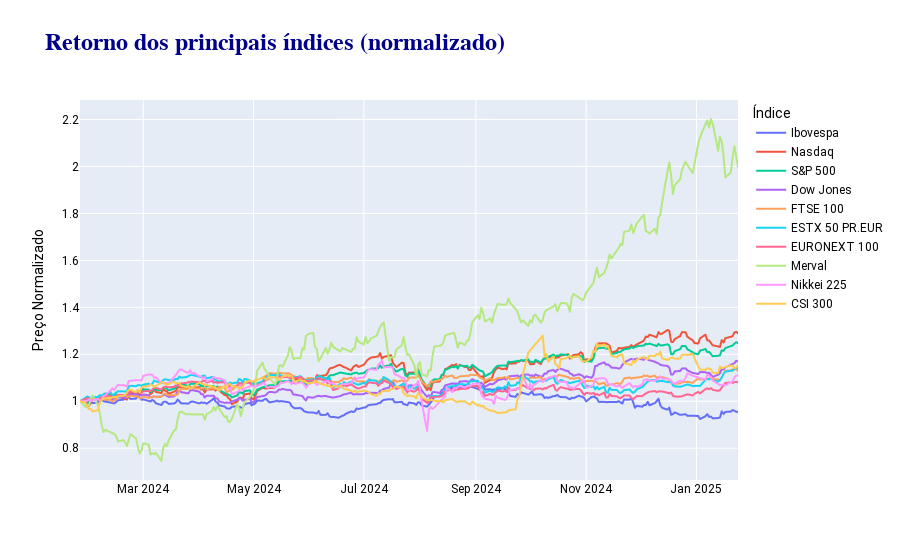

Notebook code for this chart:
### Markdown cell above
### Utilizando o plotly express

Como muitos dos índices acabam tendo um retorno próximos e as linhas ficam sobrepostas durante boa parte do período, uma opção interessante para lidarmos com essa situação é utilizar o plotly express. Com ele temos um gráfico dinâmico onde podemos tanto passar o mouse e visualizar os detalhes para aquela data e ticker que estamos com selecionando com o mouse, como também podemos selecionar quais tickers irão aparecer no gráfico com apenas um clique diretamente na legenda. 

Além disso, podemos também selecionar períodos diretamente no gráfico para analisarmos com mais detalhes.

Para isso, iremos utilizar a função **plotly_plot()** da biblioteca **plot**, que ira retornar o gráfico já estilizado. 

* 1\. Rodamos a função plotly_plot passando com os parametros:
    * 1.1\. O dataframe
    * 1.2\. A coluna Date para o eixo **x**
    * 1.3\. A coluna Normalizado para o eixo **y**
    * 1.4\. A coluna Índice para o **color**
    * 1.5\. A variável title para o título do gráfico
    * 1.6\. A variável ytitle para o título do eixo **y**
* 2\. Podemos mudar os valores das variávels **title** e **ytitle** de acordo com o que acharmos mais conveniente.

Caso queira mudar alguma outra propriedade do gráfico, ajustar diretamente dentro da função **plotly_plot** localizada no arquivo **plot.py** de acordo com suas preferências.

### Code cell
title='<b>Retorno dos principais índices (normalizado)</b>'
ytitle='Preço Normalizado'

pp(year_prices, x='Date', y='Normalizado', color='Índice', title=title, ytitle=ytitle)

### Figure 1 — Plotly figure (JSON) as saved in the notebook; plotly's stock layout.template omitted (floating-point values rounded to 4 significant figures; data arrays with more than 128 entries replaced by an {"elided": "..."} marker saying what was removed)
{"data": [{"hovertemplate": "Índice=Ibovespa<br>Date=%{x}<br>Normalizado=%{y}<extra></extra>", "legendgroup": "Ibovespa", "line": {"color": "#636efa", "dash": "solid"}, "marker": {"symbol": "circle"}, "mode": "lines", "name": "Ibovespa", "showlegend": true, "type": "scattergl", "x": {"elided": "250 str values"}, "xaxis": "x", "y": {"elided": "250 float values"}, "yaxis": "y"}, {"hovertemplate": "Índice=Nasdaq<br>Date=%{x}<br>Normalizado=%{y}<extra></extra>", "legendgroup": "Nasdaq", "line": {"color": "#EF553B", "dash": "solid"}, "marker": {"symbol": "circle"}, "mode": "lines", "name": "Nasdaq", "showlegend": true, "type": "scattergl", "x": {"elided": "250 str values"}, "xaxis": "x", "y": {"elided": "250 float values"}, "yaxis": "y"}, {"hovertemplate": "Índice=S&P 500<br>Date=%{x}<br>Normalizado=%{y}<extra></extra>", "legendgroup": "S&P 500", "line": {"color": "#00cc96", "dash": "solid"}, "marker": {"symbol": "circle"}, "mode": "lines", "name": "S&P 500", "showlegend": true, "type": "scattergl", "x": {"elided": "250 str values"}, "xaxis": "x", "y": {"elided": "250 float values"}, "yaxis": "y"}, {"hovertemplate": "Índice=Dow Jones<br>Date=%{x}<br>Normalizado=%{y}<extra></extra>", "legendgroup": "Dow Jones", "line": {"color": "#ab63fa", "dash": "solid"}, "marker": {"symbol": "circle"}, "mode": "lines", "name": "Dow Jones", "showlegend": true, "type": "scattergl", "x": {"elided": "250 str values"}, "xaxis": "x", "y": {"elided": "250 float values"}, "yaxis": "y"}, {"hovertemplate": "Índice=FTSE 100<br>Date=%{x}<br>Normalizado=%{y}<extra></extra>", "legendgroup": "FTSE 100", "line": {"color": "#FFA15A", "dash": "solid"}, "marker": {"symbol": "circle"}, "mode": "lines", "name": "FTSE 100", "showlegend": true, "type": "scattergl", "x": {"elided": "253 str values"}, "xaxis": "x", "y": {"elided": "253 float values"}, "yaxis": "y"}, {"hovertemplate": "Índice=ESTX 50 PR.EUR<br>Date=%{x}<br>Normalizado=%{y}<extra></extra>", "legendgroup": "ESTX 50 PR.EUR", "line": {"color": "#19d3f3", "dash": "solid"}, "marker": {"symbol": "circle"}, "mode": "lines", "name": "ESTX 50 PR.EUR", "showlegend": true, "type": "scattergl", "x": {"elided": "249 str values"}, "xaxis": "x", "y": {"elided": "249 float values"}, "yaxis": "y"}, {"hovertemplate": "Índice=EURONEXT 100<br>Date=%{x}<br>Normalizado=%{y}<extra></extra>", "legendgroup": "EURONEXT 100", "line": {"color": "#FF6692", "dash": "solid"}, "marker": {"symbol": "circle"}, "mode": "lines", "name": "EURONEXT 100", "showlegend": true, "type": "scattergl", "x": {"elided": "255 str values"}, "xaxis": "x", "y": {"elided": "255 float values"}, "yaxis": "y"}, {"hovertemplate": "Índice=Merval<br>Date=%{x}<br>Normalizado=%{y}<extra></extra>", "legendgroup": "Merval", "line": {"color": "#B6E880", "dash": "solid"}, "marker": {"symbol": "circle"}, "mode": "lines", "name": "Merval", "showlegend": true, "type": "scattergl", "x": {"elided": "245 str values"}, "xaxis": "x", "y": {"elided": "245 float values"}, "yaxis": "y"}, {"hovertemplate": "Índice=Nikkei 225<br>Date=%{x}<br>Normalizado=%{y}<extra></extra>", "legendgroup": "Nikkei 225", "line": {"color": "#FF97FF", "dash": "solid"}, "marker": {"symbol": "circle"}, "mode": "lines", "name": "Nikkei 225", "showlegend": true, "type": "scattergl", "x": {"elided": "244 str values"}, "xaxis": "x", "y": {"elided": "244 float values"}, "yaxis": "y"}, {"hovertemplate": "Índice=CSI 300<br>Date=%{x}<br>Normalizado=%{y}<extra></extra>", "legendgroup": "CSI 300", "line": {"color": "#FECB52", "dash": "solid"}, "marker": {"symbol": "circle"}, "mode": "lines", "name": "CSI 300", "showlegend": true, "type": "scattergl", "x": {"elided": "241 str values"}, "xaxis": "x", "y": {"elided": "241 float values"}, "yaxis": "y"}], "layout": {"font": {"color": "black", "family": "Roboto"}, "legend": {"title": {"text": "Índice"}, "tracegroupgap": 0}, "title": {"font": {"color": "darkblue", "family": "Montserrat", "size": 24}, "text": "<b>Retorno dos principais índices (normalizado)</b>"}, "xaxis": {"anchor": "y", "domain": [0, 1], "title": {}}, "yaxis": {"anchor": "x", "domain": [0, 1], "title": {"text": "Preço Normalizado"}}}}
